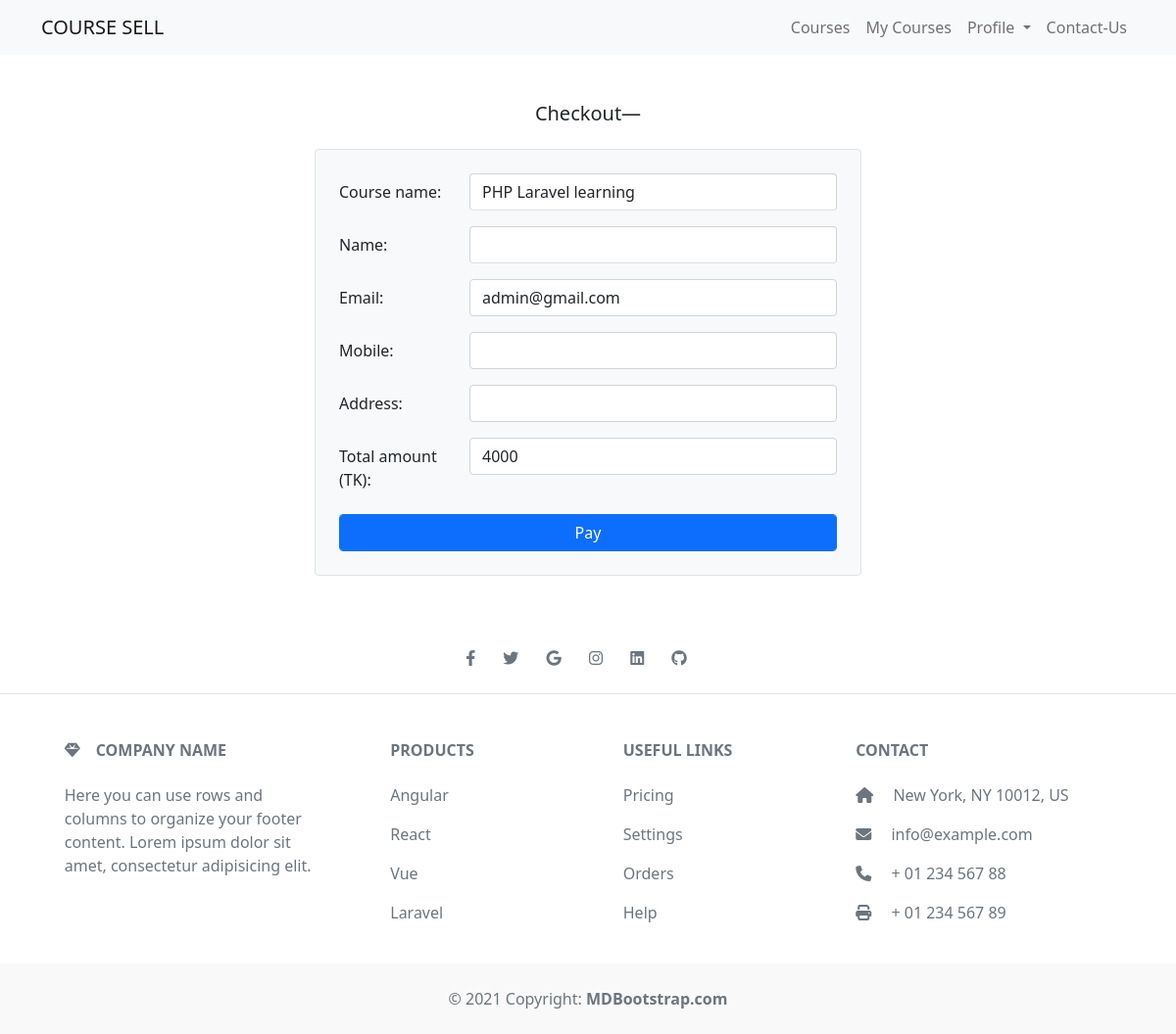
Screenshot of /checkout/2/ (signed in) with the database file from the repository.
### courses/models.py (models this page shows, shortened)
class Course(models.Model):
    name = models.CharField(max_length=100, null=False)
    price = models.IntegerField(null=False)
    discount = models.IntegerField(null=False, default=0)
    active = models.BooleanField(default=False)
    thumbnail = models.ImageField(upload_to='courses/')
    length = models.IntegerField(null=False)

class User(AbstractBaseUser, PermissionsMixin):
    GENDER_CHOICES = (
        ('M', 'Male'),
        ('F', 'Female'),
    )
    name = models.CharField(max_length=150)
    email = models.EmailField('Email address', unique=True)
    username = models.CharField(max_length=50, unique=True)
    gender = models.CharField('Gender', max_length=1, choices=GENDER_CHOICES)
    dob = models.DateField('Date of birth', null=True)
    profile_image = models.ImageField('Profile image', upload_to='profiles/')
    address = models.CharField('Address', max_length=300)
    telephone_number = models.CharField('Telephone', max_length=20)
    is_staff = models.BooleanField(default=False)
    is_active = models.BooleanField(default=True)
    date_joined = models.DateTimeField(default=timezone.now)
    USERNAME_FIELD = "email"
    REQUIRED_FIELDS = []
    objects = UserManager()
    def image(self):
        return mark_safe('<img src="%s" width=50px; height: 50px />' % (self.profile_image.url))

### courses/views.py (the view, shortened to what this page needs)
# urls.py: path('checkout/<int:pk>/', views.checkout, name='checkout'),
@login_required()
def checkout(request, pk):
    course = Course.objects.get(id=pk)
    return render(request, 'checkout.html', {'course':course})

### templates/checkout.html (shortened to what this page needs)
{% extends 'master.html' %}
{% load static %}
{% block content %}
<div class="container-sm mt-5">
    <div class="course-title mb-4 text-center">
        <h5>Checkout&mdash;</h5>
    </div>
    <form class="w-50 m-auto" method="POST">
        <div class="bg-light p-4 rounded border">
            <div class="mb-3 row">
                <label for="courseName" class="col-sm-3 col-form-label">Course name:</label>
                <div class="col-sm-9">
                    <input type="text" name="courseName" class="form-control border-bottom" value="{{ course.name }}">
                </div>
            </div>
            <div class="mb-3 row">
                <label for="name" class="col-sm-3 col-form-label">Name:</label>
                <div class="col-sm-9">
                  <input type="text" name="name" class="form-control border-bottom" id="name" value="{{ request.user.name }}">
                </div>
            </div>
            <div class="mb-3 row">
                <label for="email" class="col-sm-3 col-form-label">Email:</label>
                <div class="col-sm-9">
                  <input type="email" name="email" class="form-control" id="email" value="{{ request.user.email }}">
                </div>
            </div>
            <div class="mb-3 row">
                <label for="mobile" class="col-sm-3 col-form-label">Mobile:</label>
                <div class="col-sm-9">
                  <input type="text" name="mobile" class="form-control" id="mobile" value="{{ request.user.telephone_number }}">
                </div>
            </div>
            <div class="mb-3 row">
                <label for="address" class="col-sm-3 col-form-label">Address:</label>
                <div class="col-sm-9">
                    <input name="address" id="address" cols="30" class="form-control" rows="3" value="{{ request.user.address }}">
                </div>
            </div>
            <div class="mb-3 row">
                <label for="amount"  class="col-sm-3 col-form-label">Total amount (TK):</label>
                <div class="col-sm-9">
                  <input type="text" name="amount" class="form-control" id="amount" value="{{ course.price }}">
                </div>
            </div>
            <div class="text-center">
                <button type="submit" class="btn btn-primary form-control">Pay</button>
            </div>
        </div>
    </form>
</div>
{% endblock %}

### rows the page displays
Course: courseName "PHP Laravel learning", amount "4000"
User: email "admin@gmail.com"
